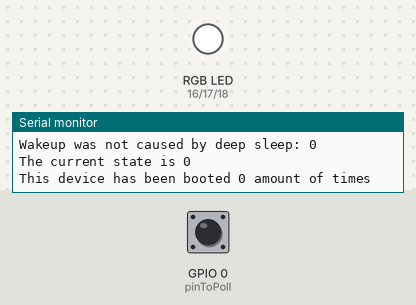
A sketch run on a simulated ESP32. On the bench: an RGB LED mixed from three pins (HIGH = lit), the last lines printed to the serial monitor. Dashed ring = blinking. The inputs (shaded band) are chosen by the test bench; at power-on: GPIO 0 (pinToPoll) HIGH.

Above: at 1.2 s.
1.3 s: GPIO 0 (pinToPoll) pulled LOW for 0.15 s
At 1.8 s:
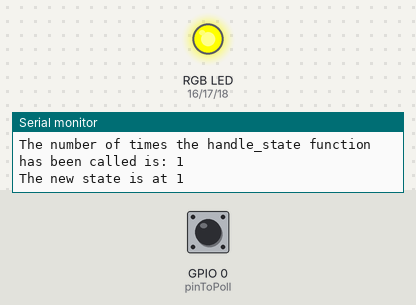
2.9 s: GPIO 0 (pinToPoll) pulled LOW for 1 s
At 4.7 s:
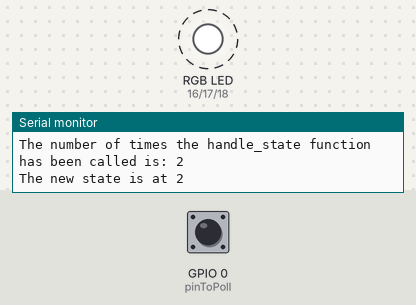
Timing chart, 0 to 12.9 s (numbered marks = the images above; inputs shaded):
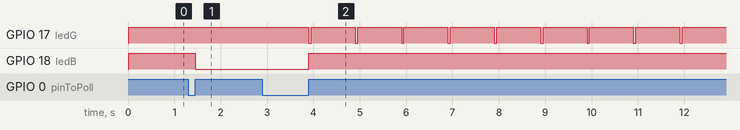

The sketch:

Lab3_ESP32.ino
```cpp
// Author: Brian Wu
// Written 10/13/22
// FOR ESP32
/*
Lab 3 features an additional implementation to lab 2.
We are to implement 2 more states, light-sleep mode, and deep-sleep mode.
The ESP32 now cycles between 5 states:
1. Off Mode (High Power)
2. Steady State (LED ON)
3. Flashing State
4. Light-Sleep Mode
5. Deep-Sleep Mode
*/

#define pinToPoll 0
#define PRESS_DELAY 200 // defined in microseconds
#define ledR 16
#define ledG 17
#define ledB 18

// Defines an enum STATE_T that can contain 5 states.
typedef enum
{
    STATE_OFF = 0,
    STATE_ON = 1,
    STATE_FLASHING = 2,
    STATE_LIGHT_SLEEP = 3,
    STATE_DEEP_SLEEP = 4
} STATE_T;

// Function Prototypes
static void turnLEDtoHue(uint8_t red, uint8_t green, uint8_t blue);
void IRAM_ATTR handle_state();
void IRAM_ATTR debounceHandle_state();
void print_wakeup_reason();

// Global Variables
// RTC_DATA_ATTR qualifier so that the data will be saved within the RTC memory, which means that it will be able
// to accessed in deep sleep mode
RTC_DATA_ATTR volatile static STATE_T state = STATE_OFF;
RTC_DATA_ATTR int bootCount = 0;
RTC_DATA_ATTR static int numHandles = 0;
volatile unsigned long lastDebounceTime = 0;


void setup()
{
    // put your setup code here, to run once:
    Serial.begin(115200);
    delay(10);
    if (bootCount == 0)
    {
      Serial.println("--------------------");
      Serial.println("First bootup...");
    }

    Serial.println("\nBooting up ESP32...");
    print_wakeup_reason(); // Prints the reason for wakeup.
    Serial.print("The current state is ");
    Serial.println(state);
    Serial.print("This device has been booted ");
    Serial.print(bootCount++);
    Serial.println(" amount of times");


    if (state == STATE_LIGHT_SLEEP || state == STATE_DEEP_SLEEP)
    {
        handle_state(); // If waking up from light sleep or deep sleep, change the state (because interrupt cannot be reliably accessed);
    }

    ledcAttachPin(ledR, 1); // assign CMY led pins to channels
    ledcAttachPin(ledG, 2);
    ledcAttachPin(ledB, 3);
    // initialize digital pin LED_BUILTIN as an output.

    // Initialize channels
    // channels 0-15, resolution 1-16 bits, freq limits depend on resolution
    // ledcSetup(uint8_t channel, uint32_t freq, uint8_t resolution_bits);

    // Sets up the ability to range in values from 0 - 255 in resolution.
    // Sets up the frequency as well.
    ledcSetup(1, 12000, 8); // 12 kHz PWM, 8-bit resolution
    ledcSetup(2, 12000, 8);
    ledcSetup(3, 12000, 8);

    pinMode(pinToPoll, INPUT_PULLUP); // Defines a switch
    turnLEDtoHue(0, 0, 0);            // Turns the led on, but "off"
    attachInterrupt(digitalPinToInterrupt(pinToPoll), debounceHandle_state, RISING);
    esp_sleep_enable_ext0_wakeup(GPIO_NUM_0, LOW); // If the button is pressed, it will go into a deep sleep.
}

void loop()
{
    // put your main code here, to run repeatedly:

    // Debugging code to make sure that the interrupt is not called several times because of switch bouncing
    // Serial.print("The State is: ");
    // Serial.println(state);
    // Serial.print("The digital Read is: ");
    // Serial.println(digitalRead(pinToPoll));
    // Serial.print("The number of times handle_state has been called is: ");
    // Serial.println(numHandles);
    // delay(500);
    switch (state)
    {
    case STATE_OFF:
        turnLEDtoHue(0, 0, 0); // Turns the LED OFF
        break;
    case STATE_ON:
        turnLEDtoHue(0, 0, 255); // Turns the LED Blue
        break;
    case STATE_FLASHING:
        turnLEDtoHue(0, 0, 0);
        while (state == STATE_FLASHING) // While the switch is not pressed (button not pressed is HIGH(1), button pressed is LOW(0))
        {
            turnLEDtoHue(0, 255, 0); // Turn green for 50ms
            delay(50);
            turnLEDtoHue(0, 0, 0); // Turn off
            delay(950);            // Wait 950ms to complete the cycle time.
        }
        break;
    case STATE_LIGHT_SLEEP:
      esp_light_sleep_start();
      break;
    case STATE_DEEP_SLEEP:
      esp_deep_sleep_start();
      break;
    default:
      ; // no default value.
    }
}

// Turns the value into RGB. Turns on the LED
static void turnLEDtoHue(uint8_t red, uint8_t green, uint8_t blue)
{
    ledcWrite(1, 255 - red);
    ledcWrite(2, 255 - green);
    ledcWrite(3, 255 - blue);
}

// Primary Interrupt function to handle switch bouncing (switch noise)
// IRAM_ATTR stores the function in flash ram so it is fast as possible
void IRAM_ATTR debounceHandle_state()
{
    // Makes it so that the actual interrupt function will not be called until a certain delay
    // has passed between the last bounce
    if ((millis() - lastDebounceTime) >= PRESS_DELAY)
    {
        handle_state();
        lastDebounceTime = millis();
    }
}

// Actual interrupt function that switches the states.
void IRAM_ATTR handle_state()
{
    switch (state)
    {
    case STATE_OFF:
        state = STATE_ON;
        break;
    case STATE_ON:
        state = STATE_FLASHING;
        break;
    case STATE_FLASHING:
        state = STATE_LIGHT_SLEEP;
        break;
    case STATE_LIGHT_SLEEP:
        state = STATE_DEEP_SLEEP;
        break;
    case STATE_DEEP_SLEEP:
        state = STATE_OFF;
        break;
    default:; // no default value.
    }
    numHandles++; // Counts the number of times this function is called for debugging purposes
    Serial.print("The number of times the handle_state function has been called is: ");
    Serial.println(numHandles);
    Serial.print("The new state is at ");
    Serial.println(state);
}

/*
Method to print the reason by which ESP32
has been awaken from sleep
*/
void print_wakeup_reason()
{
    esp_sleep_wakeup_cause_t wakeup_reason;

    wakeup_reason = esp_sleep_get_wakeup_cause();

    switch (wakeup_reason)
    {
    case ESP_SLEEP_WAKEUP_EXT0:
        Serial.println("Wakeup caused by external signal using RTC_IO");
        break;
    case ESP_SLEEP_WAKEUP_EXT1:
        Serial.println("Wakeup caused by external signal using RTC_CNTL");
        break;
    case ESP_SLEEP_WAKEUP_TIMER:
        Serial.println("Wakeup caused by timer");
        break;
    case ESP_SLEEP_WAKEUP_TOUCHPAD:
        Serial.println("Wakeup caused by touchpad");
        break;
    case ESP_SLEEP_WAKEUP_ULP:
        Serial.println("Wakeup caused by ULP program");
        break;
    default:
        Serial.printf("Wakeup was not caused by deep sleep: %d\n", wakeup_reason);
        break;
    }
}

/*
Current Measurements:
STATE_OFF: 56 mA
STATE_ON: 56.14 mA
STATE_FLASHING: 38.90mA
STATE_LIGHT_SLEEP: 1.33mA
STATE_DEEP_SLEEP: 13.2uA

Board resets at 0.92V, and goes down to around 9uA.

*/
```

Measured:
- after the input at 1.3 s, GPIO 18 (ledB): HIGH → LOW after 0.15 s
- after the input at 2.9 s, GPIO 17 (ledG): alternates HIGH for 0.95 s and LOW for 0.05 s, starting after 1.0 s; GPIO 18 (ledB): LOW → HIGH after 1.0 s
